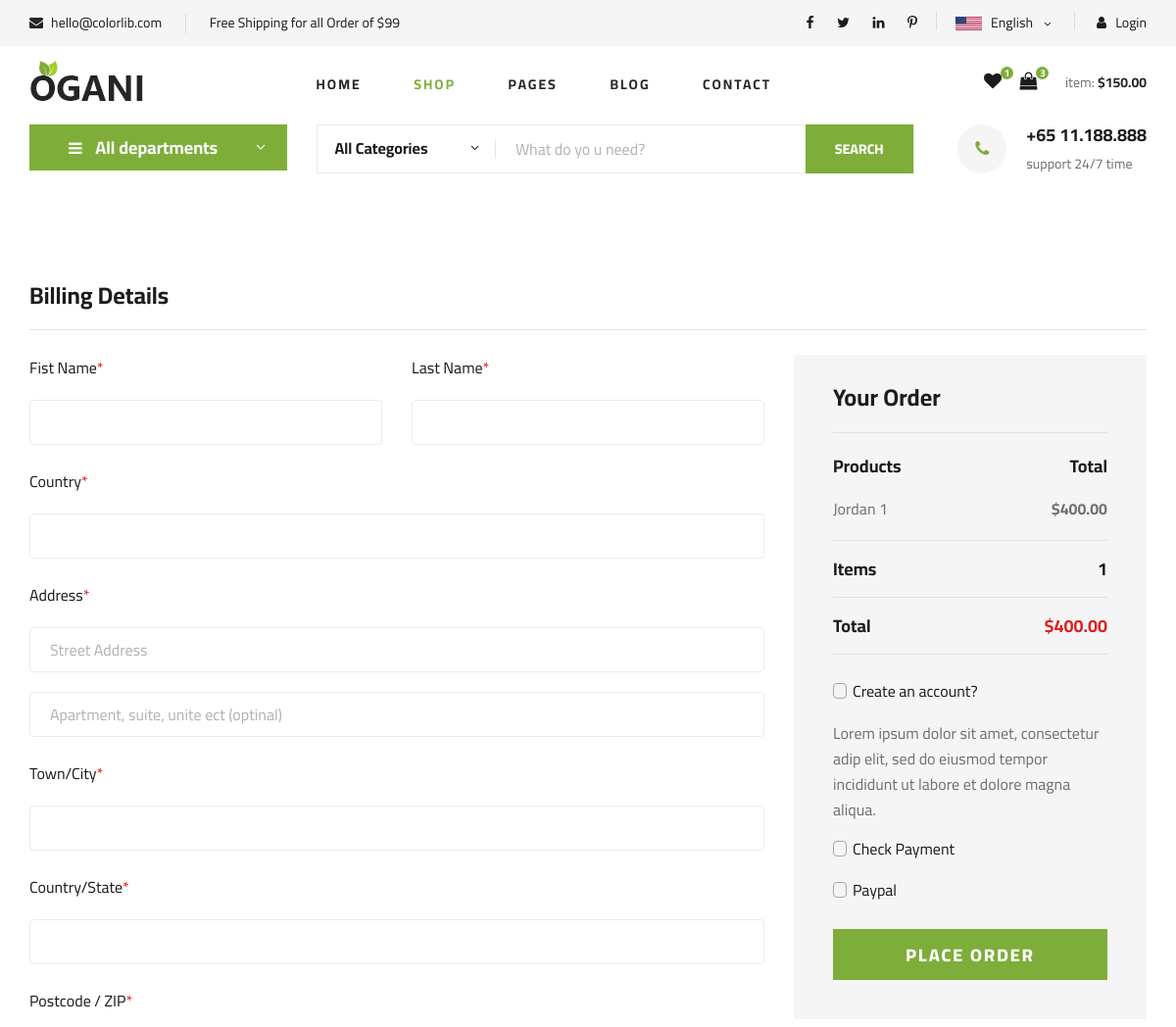
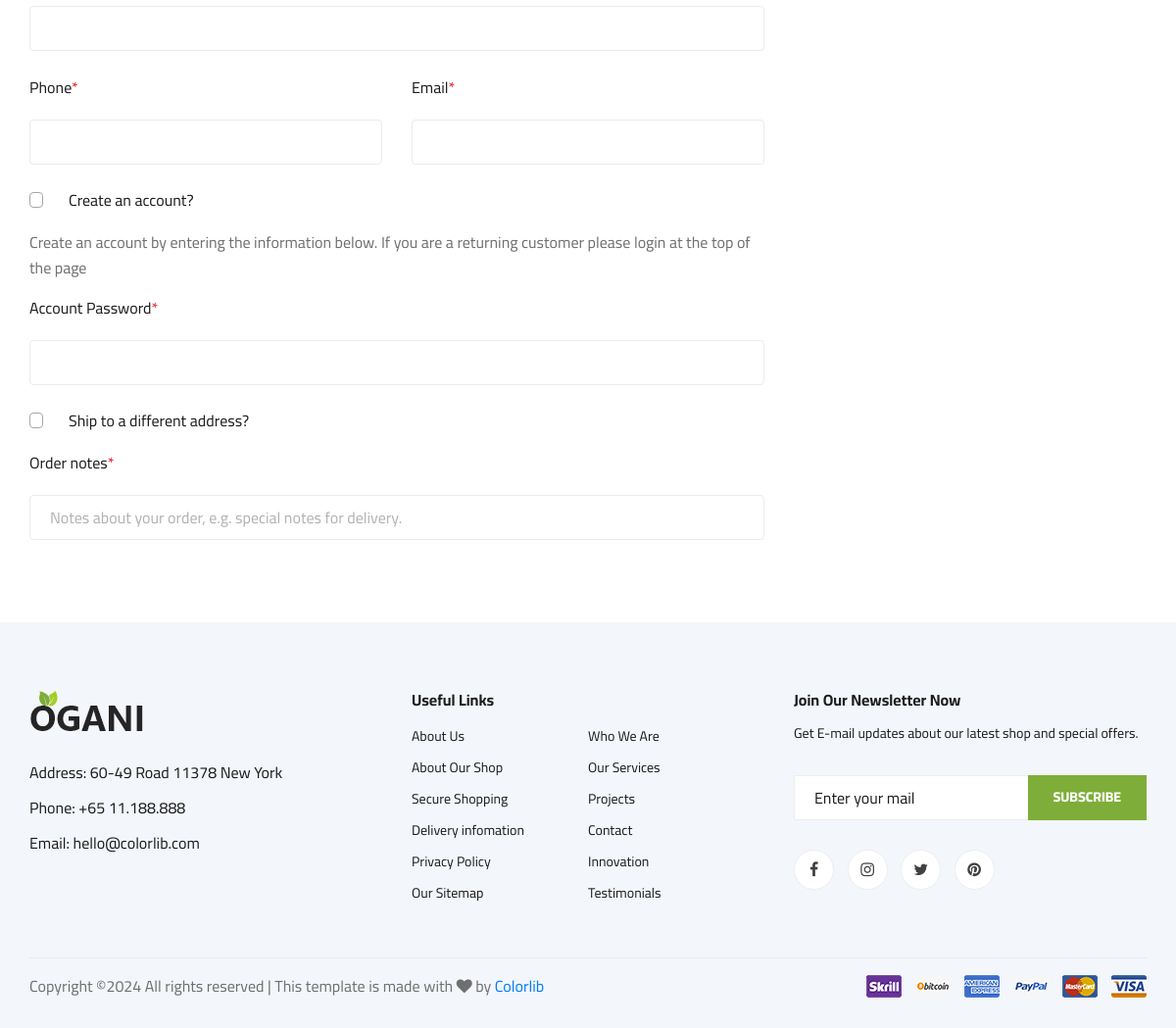
Screenshot of /checkout/ (signed in) with the database file from the repository (2 pictures, top to bottom).
### store/models.py (models this page shows, shortened)
class OrderItem(models.Model):
    product = models.ForeignKey(Product, on_delete=models.SET_NULL, blank=True, null=True)
    order = models.ForeignKey(Order, on_delete=models.SET_NULL, blank=True, null=True)
    quantity = models.IntegerField(default=0, null=True, blank=True)
    date_added = models.DateTimeField(auto_now_add=True)
    @property
    def get_total(self):
        total = self.product.price * self.quantity
        return total

class Product(models.Model):
    name = models.CharField(max_length=200)
    price = models.DecimalField(max_digits=7, decimal_places=2)
    digital = models.BooleanField(default=False, null=True, blank=True)
    image = models.ImageField(null=True, blank=True)

class Order(models.Model):
    customer = models.ForeignKey(Customer, on_delete=models.SET_NULL, blank=True, null=True)
    date_ordered = models.DateTimeField(auto_now_add=True)
    complete = models.BooleanField(default=False, null=True, blank=False)
    transaction_id = models.CharField(max_length=200, null=True)
    @property
    def get_cart_total(self):
        orderitems = self.orderitem_set.all()
        total = sum([item.get_total for item in orderitems])
        return total
    @property
    def get_cart_items(self):
        orderitems = self.orderitem_set.all()
        total = sum([item.quantity for item in orderitems])
        return total

### store/views.py (the view)
# urls.py: path('checkout/', views.checkout, name='checkout'),
def checkout(request):
    if request.user.is_authenticated:
        customer = request.user.customer
        order, created = Order.objects.get_or_create(customer=customer, complete=False)
        items = order.orderitem_set.all()
    else:
        items = []
        order = {'get_cart_total': 0, 'get_cart_items': 0}
    context = {'items': items, 'order': order}
    return render(request, 'store/checkout.html', context)

### store/templates/store/checkout.html (shortened to what this page needs)
{% extends 'store/base.html' %}
{% load static %}
{% block content %}
    <section class="checkout spad">
        <div class="container">
            <div class="checkout__form">
                <h4>Billing Details</h4>
                <form action="#">
                    <div class="row">
                        <div class="col-lg-8 col-md-6">
                            <div class="row">
                                <div class="col-lg-6">
                                    <div class="checkout__input">
                                        <p>Fist Name<span>*</span></p>
                                        <input type="text">
                                    </div>
                                </div>
                                <div class="col-lg-6">
                                    <div class="checkout__input">
                                        <p>Last Name<span>*</span></p>
                                        <input type="text">
                                    </div>
                                </div>
                            </div>
                            <div class="checkout__input">
                                <p>Country<span>*</span></p>
                                <input type="text">
                            </div>
                            <div class="checkout__input">
                                <p>Address<span>*</span></p>
                                <input type="text" placeholder="Street Address" class="checkout__input__add">
                                <input type="text" placeholder="Apartment, suite, unite ect (optinal)">
                            </div>
                            <div class="checkout__input">
                                <p>Town/City<span>*</span></p>
                                <input type="text">
                            </div>
                            <div class="checkout__input">
                                <p>Country/State<span>*</span></p>
                                <input type="text">
                            </div>
                            <div class="checkout__input">
                                <p>Postcode / ZIP<span>*</span></p>
                                <input type="text">
                            </div>
                            <div class="row">
                                <div class="col-lg-6">
                                    <div class="checkout__input">
                                        <p>Phone<span>*</span></p>
                                        <input type="text">
                                    </div>
                                </div>
                                <div class="col-lg-6">
                                    <div class="checkout__input">
                                        <p>Email<span>*</span></p>
                                        <input type="text">
                                    </div>
                                </div>
                            </div>
                            <div class="checkout__input__checkbox">
                                <label for="acc">
                                    Create an account?
                                    <span class="checkmark"></span>
                                </label>
                            </div>
                            <p>Create an account by entering the information below. If you are a returning customer
                                please login at the top of the page</p>
                            <div class="checkout__input">
                                <p>Account Password<span>*</span></p>
                                <input type="text">
                            </div>
                            <div class="checkout__input__checkbox">
                                <label for="diff-acc">
                                    Ship to a different address?
                                    <span class="checkmark"></span>
                                </label>
                            </div>
                            <div class="checkout__input">
                                <p>Order notes<span>*</span></p>
                                <input type="text"
                                    placeholder="Notes about your order, e.g. special notes for delivery.">
                            </div>
                        </div>
                        <div class="col-lg-4 col-md-6">
                            <div class="checkout__order">
                                <h4>Your Order</h4>
                                <div class="checkout__order__products">Products <span>Total</span></div>
                                <ul>
                                    {% for item in items %}
                                    <li>{{item.product.name}} <span>${{item.product.price}}</span></li>
                                    {% endfor %}
                                </ul>
                                <div class="checkout__order__subtotal">Items <span>{{order.get_cart_items}}</span></div>
                                <div class="checkout__order__total">Total <span>${{order.get_cart_total}}</span></div>
                                <div class="checkout__input__checkbox">
                                    <label for="acc-or">
                                        Create an account?
                                        <span class="checkmark"></span>
                                    </label>
                                </div>
                                <p>Lorem ipsum dolor sit amet, consectetur adip elit, sed do eiusmod tempor incididunt
                                    ut labore et dolore magna aliqua.</p>
                                <div class="checkout__input__checkbox">
                                    <label for="payment">
                                        Check Payment
                                        <span class="checkmark"></span>
                                    </label>
                                </div>
                                <div class="checkout__input__checkbox">
                                    <label for="paypal">
                                        Paypal
                                        <span class="checkmark"></span>
                                    </label>
                                </div>
                                <button type="submit" class="site-btn">PLACE ORDER</button>
                            </div>
                        </div>
                    </div>
                </form>
            </div>
        </div>
    </section>
{% endblock %}

### static/css/style.css (style rules this page uses)
html, body { height: 100%; font-family: "Cairo", sans-serif; -webkit-font-smoothing: antialiased; font-smoothing: antialiased; }
h1, h2, h3, h4, h5, h6 { margin: 0; color: #111111; font-weight: 400; font-family: "Cairo", sans-serif; }
h4 { font-size: 24px; }
p { font-size: 16px; font-family: "Cairo", sans-serif; color: #6f6f6f; font-weight: 400; line-height: 26px; margin: 0 0 15px 0; }
ul, ol { padding: 0; margin: 0; }
.spad { padding-top: 100px; padding-bottom: 100px; }
.site-btn { font-size: 14px; color: #ffffff; font-weight: 800; text-transform: uppercase; display: inline-block; padding: 13px 30px 12px; background: #7fad39; border: none; }
.checkout { padding-top: 80px; padding-bottom: 60px; }
.checkout__form h4 { color: #1c1c1c; font-weight: 700; border-bottom: 1px solid #e1e1e1; padding-bottom: 20px; margin-bottom: 25px; }
.checkout__form p { column-rule: #b2b2b2; }
.checkout__input { margin-bottom: 24px; }
.checkout__input p { color: #1c1c1c; margin-bottom: 20px; }
.checkout__input p span { color: #dd2222; }
.checkout__input input { width: 100%; height: 46px; border: 1px solid #ebebeb; padding-left: 20px; font-size: 16px; color: #b2b2b2; border-radius: 4px; }
.checkout__input input.checkout__input__add { margin-bottom: 20px; }
.checkout__input input::placeholder { color: #b2b2b2; }
.checkout__input__checkbox { margin-bottom: 10px; }
.checkout__input__checkbox label { position: relative; font-size: 16px; color: #1c1c1c; padding-left: 40px; cursor: pointer; }
.checkout__input__checkbox label .checkmark { position: absolute; left: 0; top: 4px; height: 16px; width: 14px; border: 1px solid #a6a6a6; content: ""; border-radius: 4px; }
.checkout__input__checkbox label .checkmark:after { position: absolute; left: 1px; top: 1px; width: 10px; height: 8px; border: solid white; border-width: 3px 3px 0px 0px; -webkit-transform: rotate(127deg); -ms-transform: rotate(127deg); transform: rotate(127deg); content: ""; opacity: 0; }
.checkout__order { background: #f5f5f5; padding: 40px; padding-top: 30px; }
.checkout__order h4 { color: #1c1c1c; font-weight: 700; border-bottom: 1px solid #e1e1e1; padding-bottom: 20px; margin-bottom: 20px; }
.checkout__order .checkout__order__products { font-size: 18px; color: #1c1c1c; font-weight: 700; margin-bottom: 10px; }
.checkout__order .checkout__order__products span { float: right; }
.checkout__order ul { margin-bottom: 12px; }
.checkout__order ul li { font-size: 16px; color: #6f6f6f; line-height: 40px; list-style: none; }
.checkout__order ul li span { font-weight: 700; float: right; }
.checkout__order .checkout__order__subtotal { font-size: 18px; color: #1c1c1c; font-weight: 700; border-bottom: 1px solid #e1e1e1; border-top: 1px solid #e1e1e1; padding-bottom: 15px; margin-bottom: 15px; padding-top: 15px; }
.checkout__order .checkout__order__subtotal span { float: right; }
.checkout__order .checkout__input__checkbox label { padding-left: 20px; }
.checkout__order .checkout__order__total { font-size: 18px; color: #1c1c1c; font-weight: 700; border-bottom: 1px solid #e1e1e1; padding-bottom: 15px; margin-bottom: 25px; }
.checkout__order .checkout__order__total span { float: right; color: #dd2222; }
.checkout__order button { font-size: 18px; letter-spacing: 2px; width: 100%; margin-top: 10px; }
@media only screen and (min-width: 1200px) { .container { max-width: 1170px; } }

### rows the page displays
OrderItem: product.name "Jordan 1", product.price "400.00"
Order: get_cart_items "1", get_cart_total "400.00"
